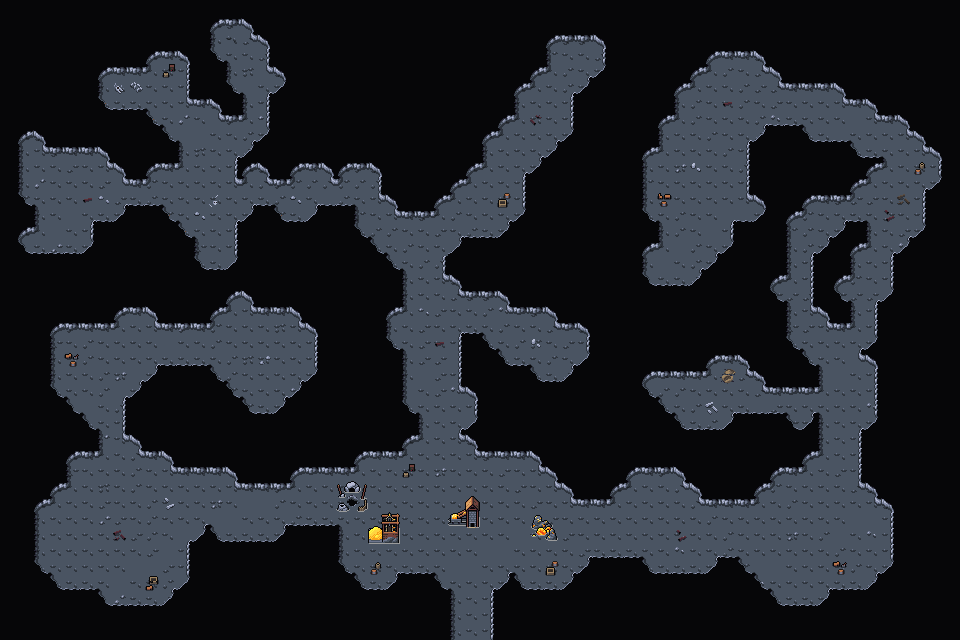

Tiled map render using the project's own tile images. Description and the map definition, with tile-layer contents summarised, below:
An orthogonal 60x40 tile map with 16x16 px tiles, 4 tile layers (Background, Background 2, Walls, Clutter), 2 tilesets and 14 objects.

<map version="1.10" tiledversion="1.10.1" orientation="orthogonal" renderorder="right-down" width="60" height="40" tilewidth="16" tileheight="16" infinite="0" nextlayerid="8" nextobjectid="67">
 <editorsettings>
  <export target="wastetown..tmx" format="tmx" />
 </editorsettings>
 <tileset firstgid="1" source="../tileset/main.tsx" />
 <tileset firstgid="10113" source="../tileset/buildings.tsx" />
 <layer id="1" name="Background" width="60" height="40">
  <data>[2400 cells, 2400 non-empty, 2 distinct tile ids]</data>
 </layer>
 <layer id="6" name="Background 2" width="60" height="40">
  <data>[2400 cells, 2245 non-empty, 8 distinct tile ids]</data>
 </layer>
 <layer id="2" name="Walls" width="60" height="40">
  <data>[2400 cells, 1962 non-empty, 50 distinct tile ids]</data>
 </layer>
 <layer id="3" name="Clutter" width="60" height="40">
  <properties>
   <property name="spriteLayer" type="bool" value="true" />
  </properties>
  <data>[2400 cells, 16 non-empty, 16 distinct tile ids]</data>
 </layer>
 <objectgroup id="4" name="Objects">
  <object id="38" template="../obj/entry_up.tx" x="448" y="638.755" width="48" height="16">
   <properties>
    <property name="teleport" value="" />
   </properties>
  </object>
  <object id="53" template="../obj/gold.tx" x="222.167" y="40.75" />
  <object id="54" template="../obj/gold.tx" x="299" y="358.333" />
  <object id="56" template="../obj/enemy.tx" x="331.833" y="199.333">
   <properties>
    <property name="enemy" value="Giant Spider" />
   </properties>
  </object>
  <object id="57" template="../obj/enemy.tx" x="24.8333" y="182.417">
   <properties>
    <property name="enemy" value="Mimic" />
   </properties>
  </object>
  <object id="58" template="../obj/enemy.tx" x="855.75" y="315.167">
   <properties>
    <property name="enemy" value="Wurm" />
   </properties>
  </object>
  <object id="59" template="../obj/enemy.tx" x="266" y="201.25">
   <properties>
    <property name="enemy" value="Giant Spider" />
   </properties>
  </object>
  <object id="60" template="../obj/gold.tx" x="534.292" y="538.792" />
  <object id="61" template="../obj/gold.tx" x="580.375" y="58" />
  <object id="62" template="../obj/gold.tx" x="654.333" y="283.333" />
  <object id="63" template="../obj/gold.tx" x="648" y="393.333" />
  <object id="64" template="../obj/enemy.tx" x="463.667" y="577.333">
   <properties>
    <property name="enemy" value="Dwarf" />
   </properties>
  </object>
  <object id="65" template="../obj/enemy.tx" x="320" y="519.667">
   <properties>
    <property name="enemy" value="Dwarf" />
   </properties>
  </object>
  <object id="66" template="../obj/enemy.tx" x="494.5" y="497">
   <properties>
    <property name="enemy" value="Dwarf" />
   </properties>
  </object>
 </objectgroup>
</map>
